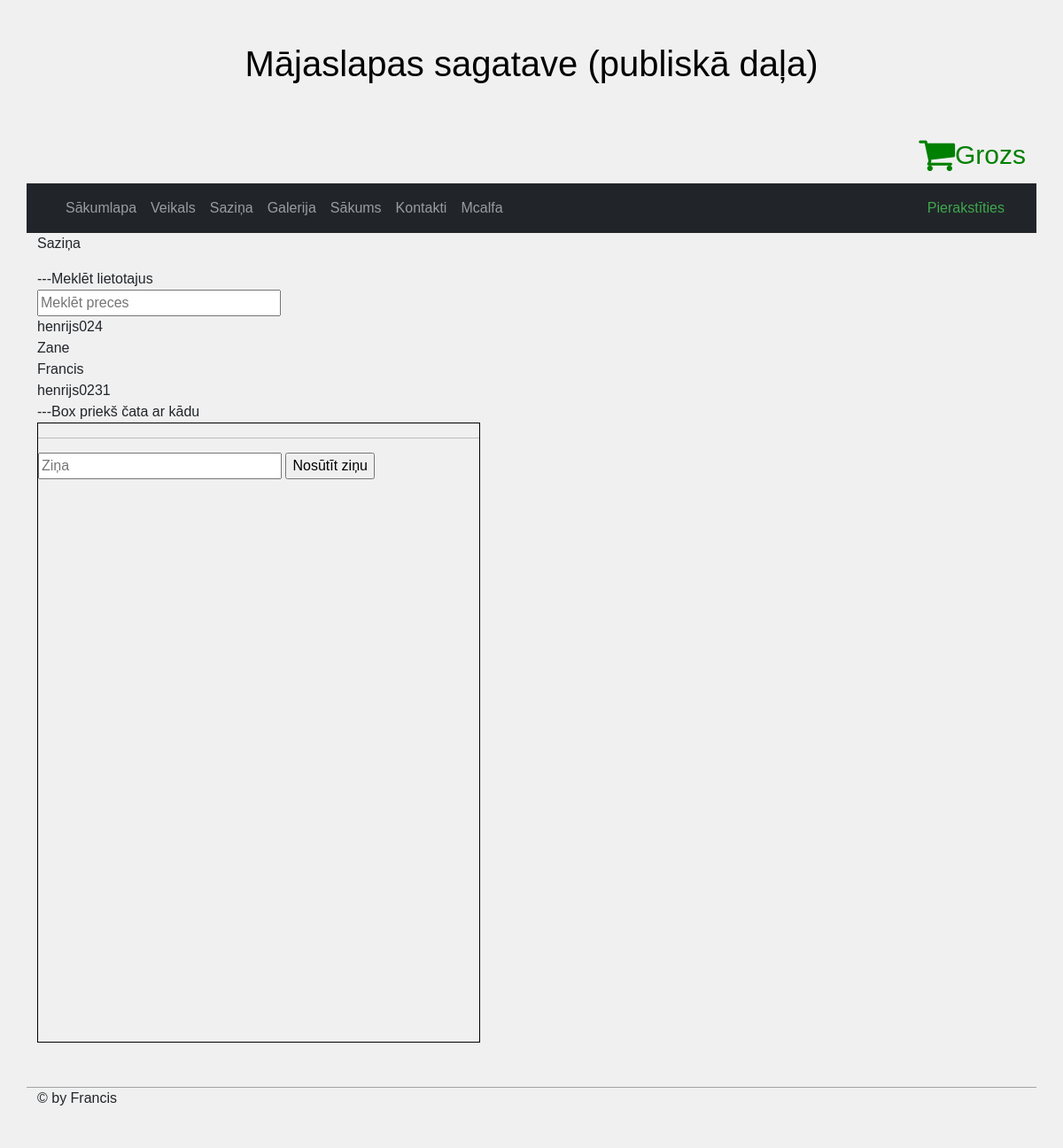
The page /sazina.php on the database its author committed.
### tables this page shows
CREATE TABLE `lapas` (
  `id` int(6) UNSIGNED NOT NULL,
  `nosaukums` varchar(255) NOT NULL,
  `taka` varchar(255) NOT NULL,
  `saturs` text DEFAULT NULL,
  `laiks` timestamp NOT NULL DEFAULT current_timestamp() ON UPDATE current_timestamp(),
  `npk` int(10) NOT NULL
);

CREATE TABLE `lietotaji` (
  `id` int(11) NOT NULL,
  `username` varchar(50) NOT NULL,
  `password` varchar(30) NOT NULL,
  `vards` varchar(11) NOT NULL,
  `uzvards` varchar(11) NOT NULL,
  `access` varchar(20) NOT NULL,
  `active` tinyint(1) NOT NULL,
  `laiks` timestamp NOT NULL DEFAULT current_timestamp() ON UPDATE current_timestamp()
);

### sazina.php (the view, shortened to what this page needs)
<?php
include "config.php";
?>
<!DOCTYPE html>
<html>
<head>
	<link href="https://cdn.jsdelivr.net/npm/bootstrap@5.1.3/dist/css/bootstrap.min.css" rel="stylesheet">
	<link rel="stylesheet" type="text/css" href="style.css">
	<link rel="stylesheet" href="https://cdnjs.cloudflare.com/ajax/libs/font-awesome/4.7.0/css/font-awesome.min.css">
</head>
<body>
<div class="container"  >
	<div class="row">
<div id="subtitle" class="container-fluid p-5 md-primary text-black text-center">
	<h1>Mājaslapas sagatave (publiskā daļa)</h1>
</div>
<div class="grozs">
    <a id="topfa" href="./grozs.php"><i class="fa">&#xf07a;</i>
    <span id="grozs">Grozs</span></a>
</div>
<nav class="navbar navbar-expand-sm navbar-dark bg-dark sticky-top">
        <div  class="container-fluid">
          <div  class="collapse navbar-collapse">
            <ul class="navbar-nav me-auto">
              <li class="nav-item">
                <a class="nav-link" href="index.php">Sākumlapa</a>
              </li>
			  <li class="nav-item">
                <a class="nav-link" href="veikals.php">Veikals</a>
              </li>
			  <li class="nav-item">
                <a class="nav-link" href="sazina.php">Saziņa</a>
              </li>
			  <?php
				$sql = "SELECT id, nosaukums, saturs FROM lapas ORDER BY npk";
				$result = $conn->query($sql);
				if ($result->num_rows > 0) {
				  while($row = $result->fetch_assoc()) {
					$id=$row["id"];
					$nosaukums=$row["nosaukums"];
					echo '<li class="nav-item">
					<a class="nav-link" href="?id='.$id.'">'.$nosaukums.'</a>
				  </li>';
				  }
				}
				?>
            </ul>
        	<ul class="nav navbar-nav navbar-right">
				<li>
			<?php if($_SESSION['pieteicies'] == false){
				echo "<a id='login' class='text-decoration-none' href='login.php'> Pierakstīties </a>";
			}else{
				echo "<a id='login' class='text-decoration-none' href='logout.php'> Izrakstīties </a>";
			}?>
			</li>
			</ul>
          </div>
		 </div>
      </nav>
<div>
    <p>Saziņa</p>
    ---Meklēt lietotajus
    <form>
    <input placeholder="Meklēt preces" type="text" size="30" onkeyup="showResult(this.value)">
    </form>
    <?php
        $sql = "SELECT * FROM lietotaji";
        $result = $conn->query($sql);
        if ($result->num_rows > 0) {
            while($row = $result->fetch_assoc()) {
                echo $row['username']."<br>";
            }
        }
    ?>
---Box priekš čata ar kādu
<div class="chat-box">
    <hr>
    <div>
    <form>
    <input placeholder="Ziņa" type="text" size="30" onkeyup="dabutzinas('Zemene')">
    <input type="submit" type='text' name='nosutit' value='Nosūtīt ziņu'>
    </form>
    </div>
</div>
</div>
<?php
        include "apaksa.php";
?>
</div>
</div>
</body>
</html>

### style.css (style rules this page uses)
body { background-color: rgb(240, 240, 240); height:100%; font-family: Helvetica, sans-serif; }
#login { color:rgb(63, 168, 79); }
.sticky-top { z-index:auto; }
#topfa { font-size:44px; color:green; }
#grozs { font-size:30px; }
.grozs a { display:flex; justify-content: right; margin-bottom: 10px; text-decoration:none; }
.chat-box { width:500px; height:700px; border:solid 1px black; margin-bottom:50px; }

### rows shown on the page
lapas: nosaukums "Galerija"
lapas: nosaukums "Sākums"
lapas: nosaukums "Kontakti"
lapas: nosaukums "Mcalfa"
lietotaji: username "henrijs024"
lietotaji: username "Zane"
lietotaji: username "Francis"
lietotaji: username "henrijs0231"
